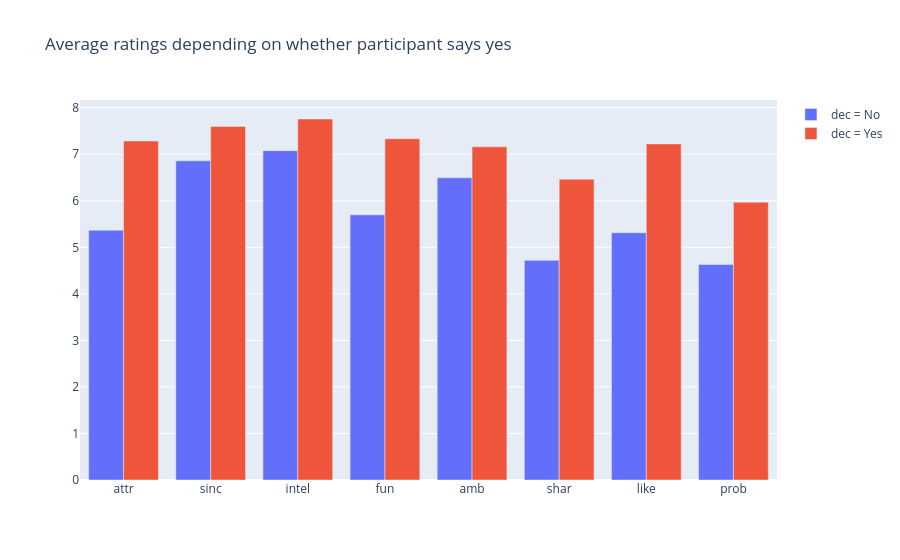

Notebook source saved alongside this figure:
### Markdown cell above
This chart shows the same averages side by side. Ratings are higher on a yes for all the attributes, but the gap is much larger for some of them.

### Code cell
fig = go.Figure()
fig.add_bar(x=mean_by_dec["attribute"], y=mean_by_dec["No"], name="dec = No")
fig.add_bar(x=mean_by_dec["attribute"], y=mean_by_dec["Yes"], name="dec = Yes")
fig.update_layout(
    title="Average ratings depending on whether participant says yes",
    barmode="group"
)
fig.show()

### Figure 1 — Plotly figure (JSON) as saved in the notebook; plotly's stock layout.template omitted (floating-point values rounded to 4 significant figures)
{"data": [{"name": "dec = No", "type": "bar", "x": ["attr", "sinc", "intel", "fun", "amb", "shar", "like", "prob"], "y": [5.367, 6.858, 7.076, 5.698, 6.493, 4.719, 5.313, 4.632]}, {"name": "dec = Yes", "type": "bar", "x": ["attr", "sinc", "intel", "fun", "amb", "shar", "like", "prob"], "y": [7.285, 7.596, 7.757, 7.334, 7.159, 6.463, 7.222, 5.969]}], "layout": {"barmode": "group", "title": {"text": "Average ratings depending on whether participant says yes"}}}
